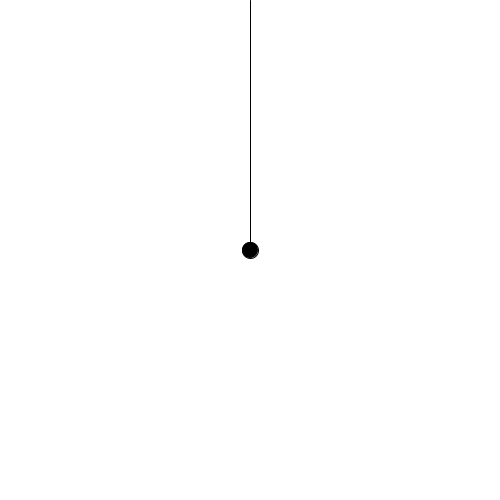
Frame 1 (no input)
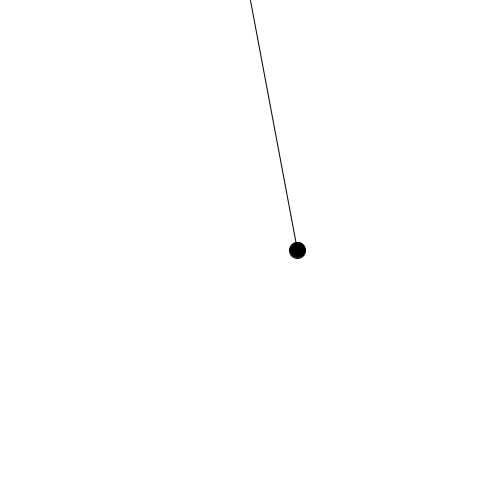
Frame 60 (the mouse pressed at the canvas centre just before this capture)
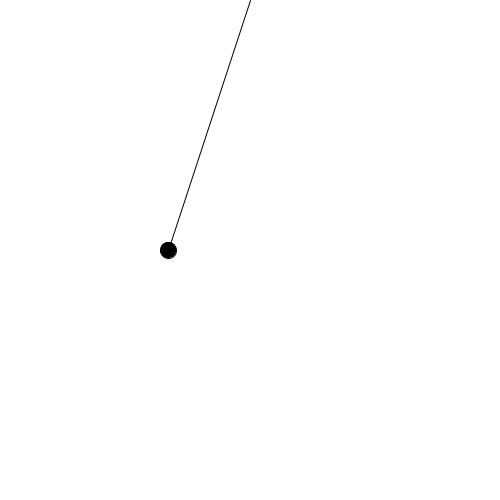
Frame 120 (the mouse held since frame 60 and released just before this capture)

The Processing sketch that drew these frames (run headless with seeded random() and noise(); from frame 60 on, the mouse is pressed at the canvas centre):

// Processing sketch: Pendulums
// ── Pendulums.pde
/*
A series of pendulums swing from side to side.
*/

/********************
* Variables         *
********************/
float theta = 0;

/********************
* Setup             *
********************/
void setup() {
  
  background(0);
  size(500, 500);
  
}

/********************
* Draw              *
********************/
void draw() {
 
  background(255);
  
  float x = map(sin(theta), -1, 1, 0, 500);
  
  // with each cycle increment theta
  theta += 0.05;
  
  // draw the ellipse at the value produced by sine
  fill(0);
  stroke(0);
  line(width/2, 0, x, height/2);
  ellipse(x, height/2, 16, 16);
  
}
// ── Oscillator.pde
class Oscillator {
  
  /**************
  * Variables   *
  **************/      
  
  float diameter;    // diameter of pendulum ball
  
  float xTheta;      // current xTheta
  float yTheta;      // current yTheta
  
  float xThetaRate;  // rate at which xTheta increases
  float yThetaRate;  // rate at which yTheta increases
  
  /**************
  * Constructor *
  **************/
  Oscillator(float diameter, float xThetaRate, float yThetaRate) {
    
    xTheta = 0;
    yTheta = 0;
    
    this.diameter = diameter;
    this.xThetaRate = xThetaRate;
    this.yThetaRate = yThetaRate;
    
  }
  
  /**************
  * Methods     *
  **************/
  
  // update oscillator's position
  void oscillate() {
    xTheta += xThetaRate;
    yTheta += yThetaRate;
  }
  
  // display oscillator to screen
  void display() {
    
    float x = map(sin(xTheta), -1, 1, 0, width);
    float y = map(sin(yTheta), -1, 1, 0, width);
    
    ellipse(x, y, 16, 16);
    
  }
  
}
